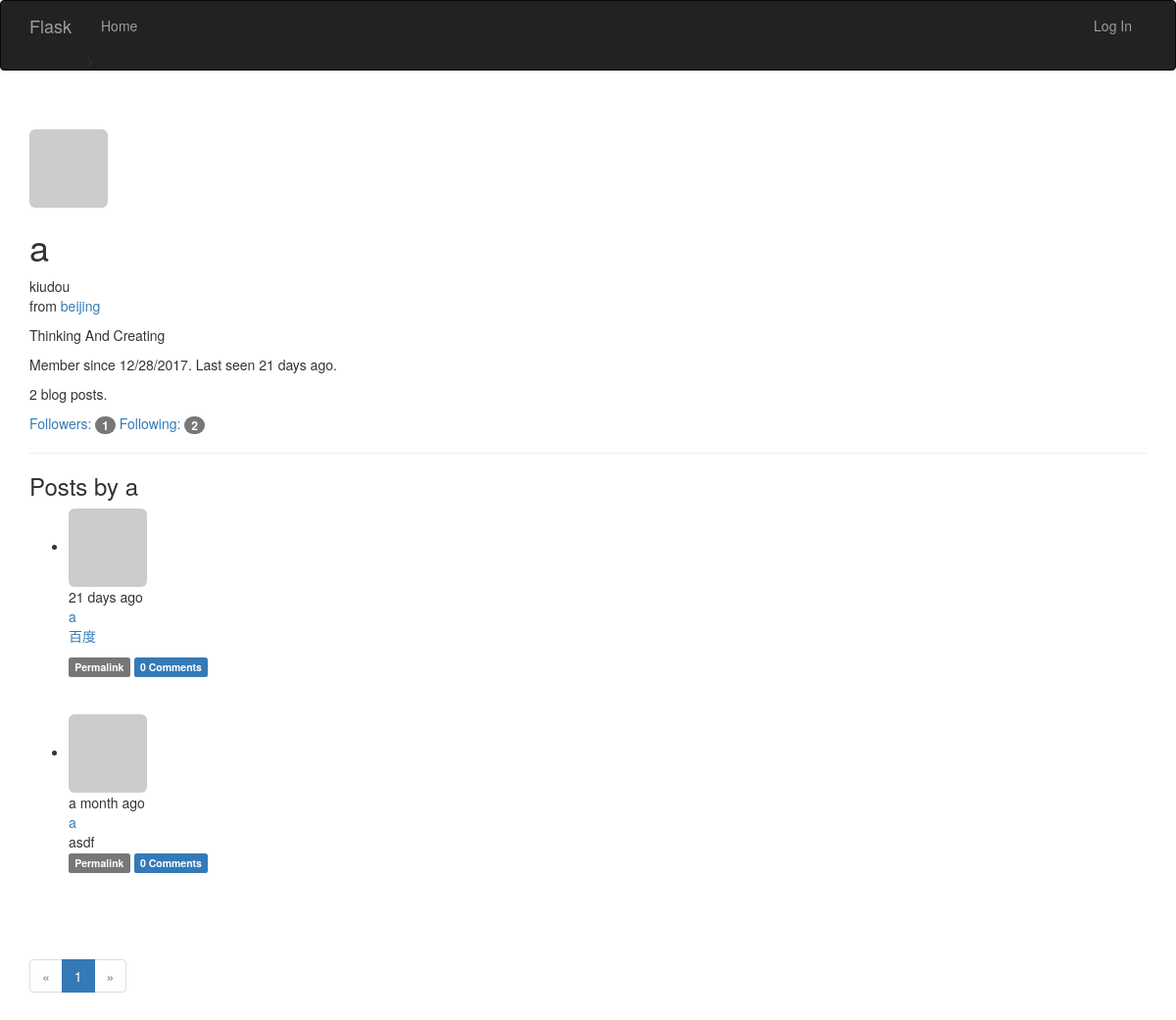
/user/a, run on an earlier commit of the app's database.
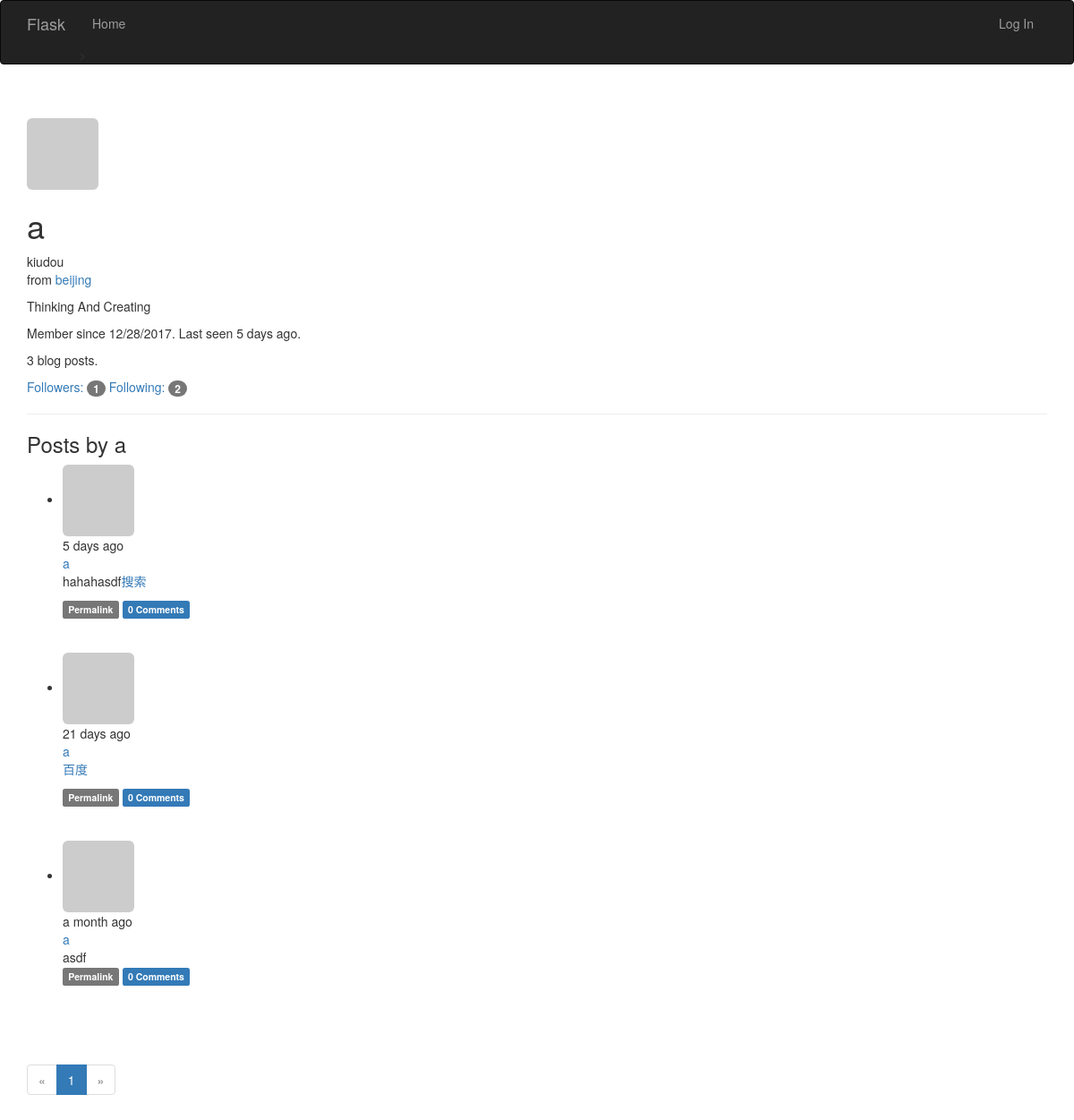
And on a later commit of the database.
### app/models.py (models this page shows, shortened)
class User(UserMixin, db.Model): #UserMixin包含p82页的方法的默认实现
    __tablename__ = 'users'
    id = db.Column(db.Integer, primary_key=True)
    email = db.Column(db.Integer, unique=True, index=True)
    username = db.Column(db.String(64), unique=True, index=True)
    role_id = db.Column(db.Integer, db.ForeignKey('roles.id'))
    password_hash = db.Column(db.String(128))
    confirmed = db.Column(db.Boolean, default=False)
    name = db.Column(db.String(64)) #真是姓名
    location = db.Column(db.String(64)) #所在地
    about_me = db.Column(db.Text()) #自我介绍，string和text的区别是后者不需要指定最大长度
    member_since = db.Column(db.DateTime(), default=datetime.utcnow) #注册日期
    last_seen = db.Column(db.DateTime(), default=datetime.utcnow) #最后访问时间
    avatar_hash = db.Column(db.String(32)) #使用缓存的MD5散列值生成Gravatar URL
    posts = db.relationship('Post', backref='author', lazy='dynamic')
    followed = db.relationship('Follow',
                               foreign_keys=[Follow.follower_id],
                               backref=db.backref('follower',lazy='joined'), #回引Follow模型
                               lazy='dynamic',
                               cascade='all, delete-orphan')
    followers = db.relationship('Follow',
                               foreign_keys=[Follow.followed_id],
                               backref=db.backref('followed',lazy='joined'), #joined，立即从联结查询中加载相关对象
                               lazy='dynamic',
                               cascade='all, delete-orphan')
    comments = db.relationship('Comment', backref='author', lazy='dynamic')
    """
    计算密码散列值的函数通过名为password的只写属性实现。
    如果试图读取password属性的值，会返回错误，
    因为生成散列值后就无法还原成原来的密码了
    """
    @property
    def password(self):
        raise AttributeError('password is not a readable attribute')
    def gravatar(self, size=100, default='identicon', rating='g'): #构建gravatar URL,用于生成头像
        if request.is_secure:
            url = 'https://secure.gravatar.com/avatar'
        else:
            url = 'https://www.gravatar.com/avatar'
        hash = hashlib.md5(self.email.encode('utf-8')).hexdigest()
        return '{url}/{hash}?s={size}&d={default}&r={rating}'.format(
            url=url, hash=hash, size=size, default=default, rating=rating)

class Post(db.Model): #文章模型
    __tablename__ = 'posts'
    id = db.Column(db.Integer, primary_key=True)
    body = db.Column(db.Text)
    timestamp = db.Column(db.DateTime, index=True, default=datetime.utcnow)
    author_id = db.Column(db.Integer, db.ForeignKey('users.id'))
    body_html = db.Column(db.Text)
    comments = db.relationship('Comment', backref='post', lazy='dynamic')

### app/main/views.py (the view)
@main.route('/user/<username>')
def user(username):
    user = User.query.filter_by(username=username).first_or_404()
    page = request.args.get('page', 1, type=int)
    pagination = user.posts.order_by(Post.timestamp.desc()).paginate(
        page, per_page=20,error_out=False)
    posts = pagination.items
    return render_template('user.html', user=user, posts=posts, pagination=pagination)

### app/auth/views.py (called while the page is built)
@auth.before_app_request
def before_request():
    if current_user.is_authenticated:
        current_user.ping()
        if not current_user.confirmed and request.endpoint[:5] != 'auth.':
            return redirect(url_for('auth.unconfirmed'))

### app/main/__init__.py (called while the page is built)
@main.app_context_processor
def inject_permissions():
    return dict(Permission=Permission)

### app/models.py (called while the page is built)
    def can(self, permissions):
       return False

    def is_administrator(self):
        return False

### app/templates/user.html (shortened to what this page needs)
{% extends "base.html" %}
{% import "_macros.html" as macros %}
{% block page_content %}
<div class="page-header">
    <img class="img-rounded profile-thumbnail" src="{{ user.gravatar(size=256) }}">
    <div class="profile-header">
        <h1>{{ user.username }}</h1>
        {% if user.name or user.location %}
        <p>
            {% if user.name %}{{ user.name }}<br>{% endif %}
            {% if user.location %}
                from <a href="http://maps.google.com/?q={{ user.location }}">{{ user.location }}</a><br>
            {% endif %}
        </p>
        {% endif %}
        {% if user.about_me %}<p>{{ user.about_me }}</p>{% endif %}
        <p>Member since {{ moment(user.member_since).format('L') }}. Last seen {{ moment(user.last_seen).fromNow() }}.</p>
        <p>{{ user.posts.count() }} blog posts.</p>
        <p>
            <a href="{{ url_for('.followers', username=user.username) }}">Followers: <span class="badge">{{ user.followers.count() }}</span></a>
            <a href="{{ url_for('.followed_by', username=user.username) }}">Following: <span class="badge">{{ user.followed.count() }}</span></a>
        </p>
    </div>
</div>
<h3>Posts by {{ user.username }}</h3>
{% include '_post.html' %}
{% if pagination %}
<div class="pagination">
    {{ macros.pagination_widget(pagination, '.user', username=user.username) }}
</div>
{% endif %}
{% endblock %}

### app/templates/_post.html (shortened to what this page needs)
<ul class="posts">
    {% for post in posts %}
    <li class="post">
        <div class="post-thumbnail">
            <a href="{{ url_for('.user', username=post.author.username) }}">
                <img class="img-rounded profile-thumbnail" src="{{ post.author.gravatar(size=40) }}">
            </a>
        </div>
        <div class="post-content">
            <div class="post-date">{{ moment(post.timestamp).fromNow() }}</div>
            <div class="post-author"><a href="{{ url_for('.user', username=post.author.username) }}">{{ post.author.username }}</a></div>
            <div class="post-body">
                {% if post.body_html %}
                    {{ post.body_html | safe }}
                {% else %}
                    {{ post.body }}
                {% endif %}
            </div>
            <div class="post-footer">
                <a href="{{ url_for('.post', id=post.id) }}">
                    <span class="label label-default">Permalink</span>
                </a>
                <a href="{{ url_for('.post', id=post.id) }}#comments">
                    <span class="label label-primary">{{ post.comments.count() }} Comments</span>
                </a>
            </div>
        </div>
    </li>
    <br>
    <br>
    {% endfor %}
</ul>

What changed in the data, as far as the page shows it:
changed User "kiudou": last_seen "21 days ago" → "5 days ago"
added Post: timestamp "5 days ago", author.username "a", body_html "hahahasdf 搜索", comments.count "0"
Also different on the page:
{{ user.posts.count() }}: "2" → "3"
